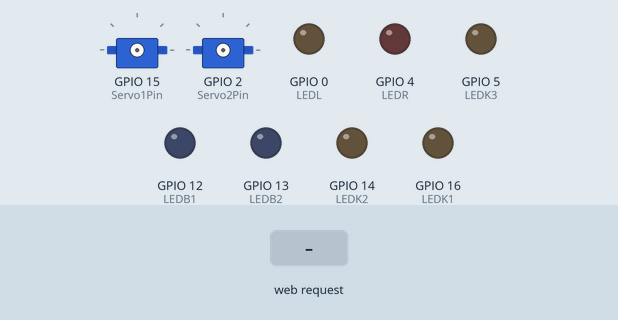
A sketch run on a simulated ESP8266 (NodeMCU). On the bench: 2 × servo, output pins drawn as LEDs (lit = HIGH). Dashed ring = blinking. The test bench sets the inputs (shaded band). WiFi joins after 1.5 s; servers stay silent unless stated; what the sketch prints to the serial monitor is not drawn.

Above: at 2.9 s.
3.0 s: HTTP request GET /up received
At 3.47 s:
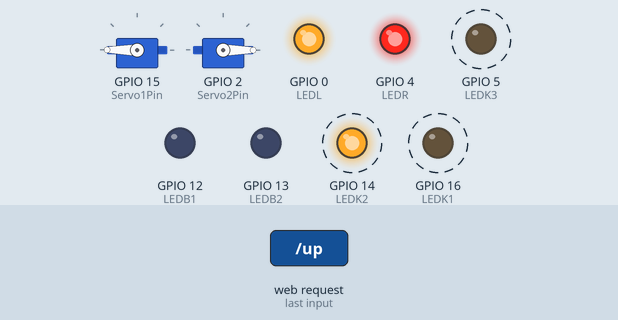
6.0 s: HTTP request GET /down received
At 6.47 s:
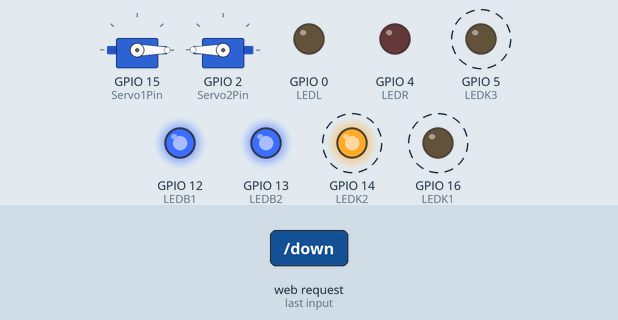
9.0 s: HTTP request GET /left received
At 9.48 s:
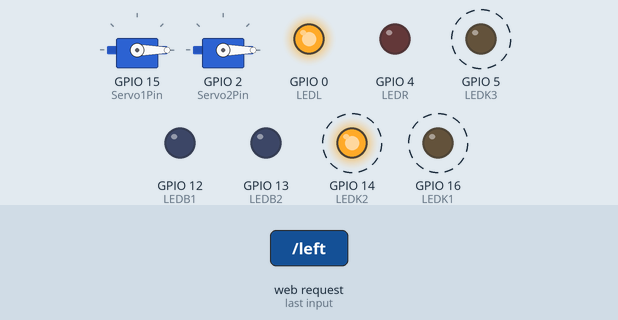
12.0 s: HTTP request GET /right received
At 12.48 s:
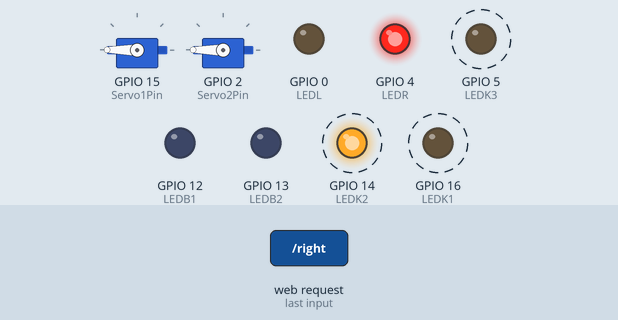
15.0 s: HTTP request GET /stop received
At 15.8 s:
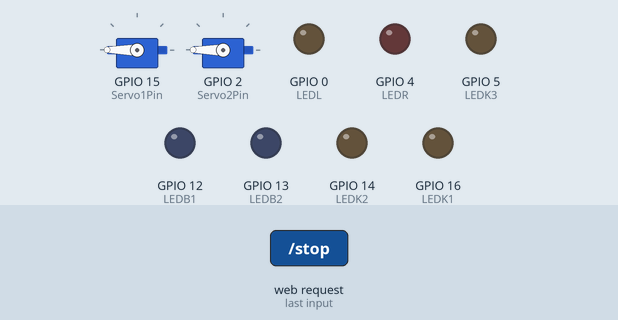
Timing chart, 0 to 17.5 s (numbered marks = the images above; inputs shaded):
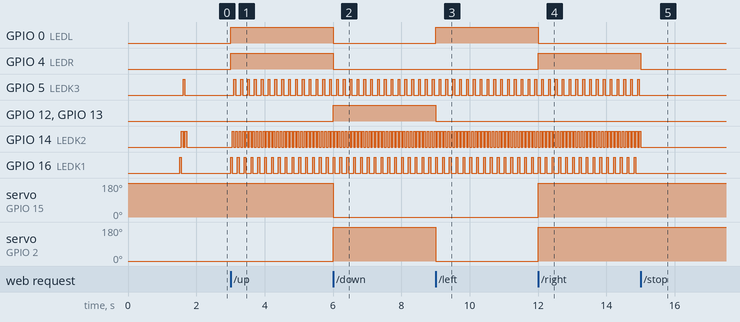

The sketch:

Sweep.ino
```cpp
#include <Servo.h>


#include <ESP8266WiFi.h>
#include <ESP8266WebServer.h>


const int Servo1Pin = 15; //D8
const int Servo2Pin = 2; //D4

const int LEDR= 04; //D2
const int LEDL = 00; //D3
const int LEDB1 = 12; //D6
const int LEDB2 = 13; //D7

const int LEDK1 = 16; //D0
const int LEDK2 = 14; //D5
const int LEDK3 = 5; //D1

bool moving = false;

const char* ssid ="iPad de Josep";     //YOUR SSID
const char* password = "ynmvhyum4to55";        //YOUR WIFI PASSWORD


//const char* ssid ="Salasphone";     //YOUR SSID
//const char* password = "3baefd18e028";        //YOUR WIFI PASSWORD


Servo servo1;
Servo servo2;

ESP8266WebServer server(80);

void right(){
  digitalWrite(LEDR,HIGH);
  digitalWrite(LEDL, LOW);
  digitalWrite(LEDB1,LOW);
  digitalWrite(LEDB2, LOW);

  servo1.attach(Servo1Pin);
  servo2.attach(Servo2Pin);

  servo1.write(360);
  servo2.write(360);

  moving = true;

  server.send(200, "text/plane","trying right");
}

void left(){
  digitalWrite(LEDR, LOW);
  digitalWrite(LEDL, HIGH);
  digitalWrite(LEDB1,LOW);
  digitalWrite(LEDB2, LOW);

  servo1.attach(Servo1Pin);
  servo2.attach(Servo2Pin);

  servo1.write(0);
  servo2.write(0);

  moving = true;

  server.send(200, "text/plane","trying left");
}
void up(){
  digitalWrite(LEDR, HIGH);
  digitalWrite(LEDL, HIGH);
  digitalWrite(LEDB1,LOW);
  digitalWrite(LEDB2, LOW);

  servo1.attach(Servo1Pin);
  servo2.attach(Servo2Pin);

  servo1.write(360);
  servo2.write(0);

  moving = true;

  server.send(200, "text/plane","trying up");
}
void down(){
  digitalWrite(LEDR, LOW);
  digitalWrite(LEDL, LOW);
  digitalWrite(LEDB1,HIGH);
  digitalWrite(LEDB2, HIGH);

  servo1.attach(Servo1Pin);
  servo2.attach(Servo2Pin);

  servo1.write(0);
  servo2.write(360);

  moving = true;

  server.send(200, "text/plane","trying down ");
}
void alto(){
  digitalWrite(LEDR, LOW);
  digitalWrite(LEDL, LOW);
  digitalWrite(LEDB1,LOW);
  digitalWrite(LEDB2, LOW);

  servo1.detach();
  servo2.detach();

  moving = false;

  server.send(200, "text/plane","trying stop");
}
void kit () {
  digitalWrite(LEDK1,HIGH);
  digitalWrite(LEDK2,LOW);
  digitalWrite(LEDK3,LOW);
  delay(50);

  digitalWrite(LEDK1,LOW);
  digitalWrite(LEDK2,HIGH);
  digitalWrite(LEDK3,LOW);
  delay(50);

  digitalWrite(LEDK1,LOW);
  digitalWrite(LEDK2,LOW);
  digitalWrite(LEDK3,HIGH);
  delay(50);

  digitalWrite(LEDK1,LOW);
  digitalWrite(LEDK2,HIGH);
  digitalWrite(LEDK3,LOW);
  delay(50);

}
void info() {
 server.send(200, "text/plain", "Hola mundo!");
}

void no_encontrado() {
 server.send(404,"text/plain","Error en la petición");
}

void setup() {

  Serial.begin(115200);
  delay(10);
  pinMode(LEDR,OUTPUT);
  pinMode(LEDL,OUTPUT);
  pinMode(LEDB1,OUTPUT);
  pinMode(LEDB2,OUTPUT);

  pinMode(LEDK1, OUTPUT);
  pinMode(LEDK2, OUTPUT);
  pinMode(LEDK3, OUTPUT);

  digitalWrite(LEDR,LOW);
  digitalWrite(LEDL,LOW);
  digitalWrite(LEDB1,LOW);
  digitalWrite(LEDB2,LOW);

  digitalWrite(LEDK1,LOW);
  digitalWrite(LEDK2,LOW);
  digitalWrite(LEDK3,LOW);

  WiFi.mode(WIFI_STA);
  WiFi.disconnect();
  Serial.println();

  Serial.print("Connecting to ");
  Serial.println(ssid);
  WiFi.begin(ssid, password);
  while (WiFi.status() != WL_CONNECTED) {
    delay(500);
    Serial.print(".");
  }
  Serial.println("");
  Serial.println("WiFi connected");
  Serial.print("IP address: ");
  Serial.println(WiFi.localIP());

  kit();
  moving = false;

  server.on("/up",up);
  server.on("/down",down);
  server.on("/left",left);
  server.on("/right",right);
  server.on("/stop",alto);
  server.onNotFound(no_encontrado);

  server.begin();
 Serial.println("Servidor HTTP activo");
}

void loop() {
  server.handleClient();
  if (moving == true)
  {
    kit();
  }
  else{
    digitalWrite(LEDK1,LOW);
    digitalWrite(LEDK2,LOW);
    digitalWrite(LEDK3,LOW);
  }
}
```

Measured:
- after the input at 3.0 s, GPIO 0 (LEDL), GPIO 4 (LEDR): LOW → HIGH at once; GPIO 5 (LEDK3): alternates HIGH for 0.05 s and LOW for 0.15 s, starting after 0.10 s; GPIO 14 (LEDK2): alternates HIGH for 0.05 s and LOW for 0.05 s, starting after 0.05 s; GPIO 16 (LEDK1): alternates HIGH for 0.05 s and LOW for 0.15 s, starting at once
- after the input at 6.0 s, GPIO 0 (LEDL), GPIO 4 (LEDR): HIGH → LOW at once; GPIO 12 (LEDB1), GPIO 13 (LEDB2): LOW → HIGH at once; servo on GPIO 15 (Servo1Pin): 180° → 0° at once; servo on GPIO 2 (Servo2Pin): 0° → 180° at once
- after the input at 9.0 s, GPIO 0 (LEDL): LOW → HIGH at once; GPIO 12 (LEDB1), GPIO 13 (LEDB2): HIGH → LOW at once; servo on GPIO 2 (Servo2Pin): 180° → 0° at once
- after the input at 12.0 s, GPIO 0 (LEDL): HIGH → LOW at once; GPIO 4 (LEDR): LOW → HIGH at once; servo on GPIO 15 (Servo1Pin), servo on GPIO 2 (Servo2Pin): 0° → 180° at once
- after the input at 15.0 s, GPIO 4 (LEDR): HIGH → LOW at once; GPIO 5 (LEDK3), GPIO 16 (LEDK1): stops changing and stays LOW; GPIO 14 (LEDK2): goes on until 15.0 s, then stays LOW
